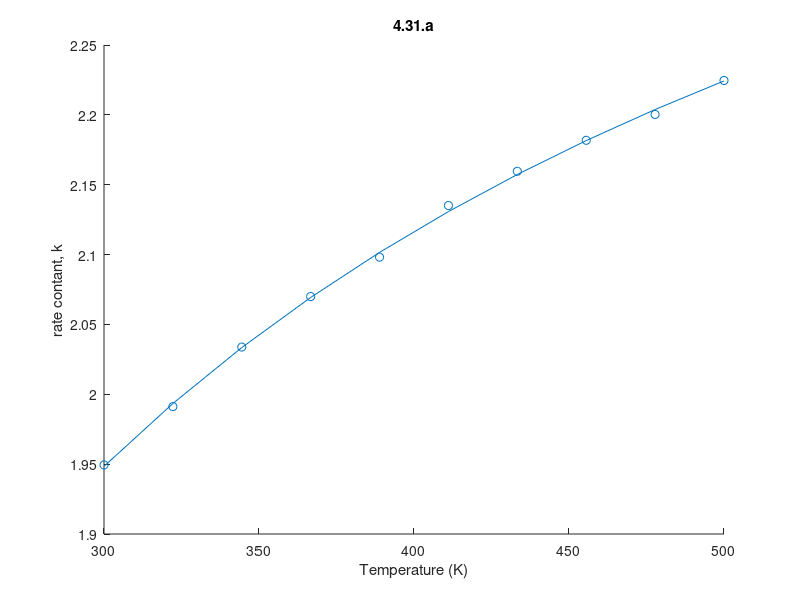
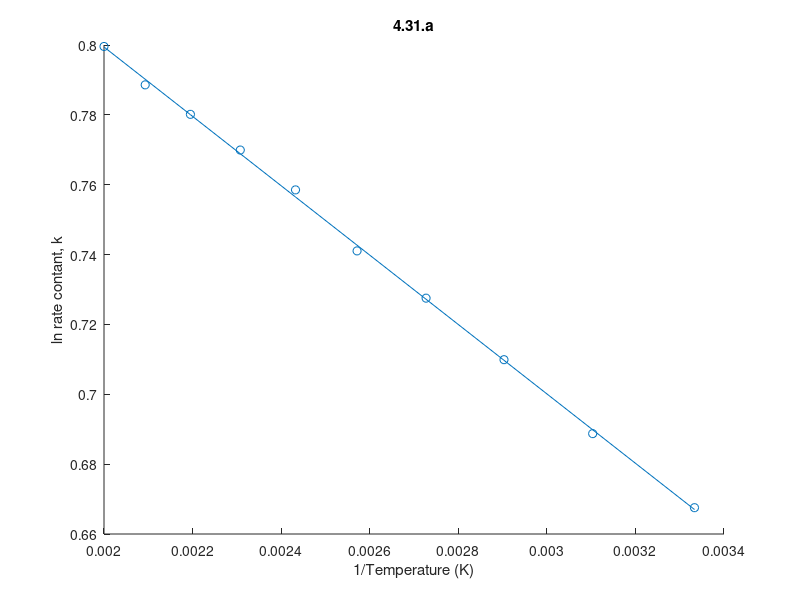

These figures' MATLAB source, in order: (Note: this script raises an error after producing the figures.)
clear all

T=linspace(300,500,10) ;
ln_k0=1 ;
E=100 ;
var=0.001

for i=1:length(T)
    
    %generate e
    e=normrnd(0,var);
    
    %calculate the rate constant
    ln_k(i,1)=ln_k0-E/T(i)+e;
    k(i)=exp(ln_k(i)) ;
    
    %Set up least squares
    A(i,1)=1 ;
    A(i,2)=-1./T(i) ;
end

x_ls=inv(A'*A)*A'*ln_k ;

ln_k_ls=x_ls(1)-x_ls(2)./T ;
k_ls=exp(ln_k_ls) ;
    
figure(1)
scatter(T,k)
hold on
plot(T,k_ls)
    title('4.31.a')
    xlabel('Temperature (K)')
    ylabel('rate contant, k')

figure(2)
scatter(1./T,ln_k)
hold on
plot(1./T ,log(k_ls))
    title('4.31.a')
    xlabel('1/Temperature (K)')
    ylabel('ln rate contant, k')

    
    
% Chi-squared distribution
P=var*inv(A'*A) ;
chi2=chi2inv(0.95,2) ;
c1=sqrt(P(1,1)*chi2) ;
c2=sqrt(P(2,2)*chi2) ;

[v,l]=eig(inv(P)) ;
v1=-sqrt(chi2/l(1,1))*v(:,1)+x_ls ; 
v2=-sqrt(chi2/l(2,2))*v(:,2)+x_ls ; 

% Ellipse
figure(3)
syms x1 x2
x=[x1; x2]-x_ls ;
f=x'*inv(P)*x==chi2 ; 
ezplot(f,[0.7,1.3,30,170])
hold on
plot(x_ls(1),x_ls(2))
    title('4.31 Probability (\alpha=0.95) Ellipse')
    xlabel('x1')
    ylabel('x2')

% Bounding Box 
box1=[-c1+x_ls(1), c1+x_ls(1), c1+x_ls(1), -c1+x_ls(1), -c1+x_ls(1)];
box2=[c2+x_ls(2), c2+x_ls(2), -c2+x_ls(2), -c2+x_ls(2), c2+x_ls(2)] ;
hold on
plot(box1,box2)

% Vectors
hold on
plot([x_ls(1) v1(1)],[x_ls(2) v1(2)])
hold on
plot([x_ls(1) v2(1)],[x_ls(2) v2(2)])
